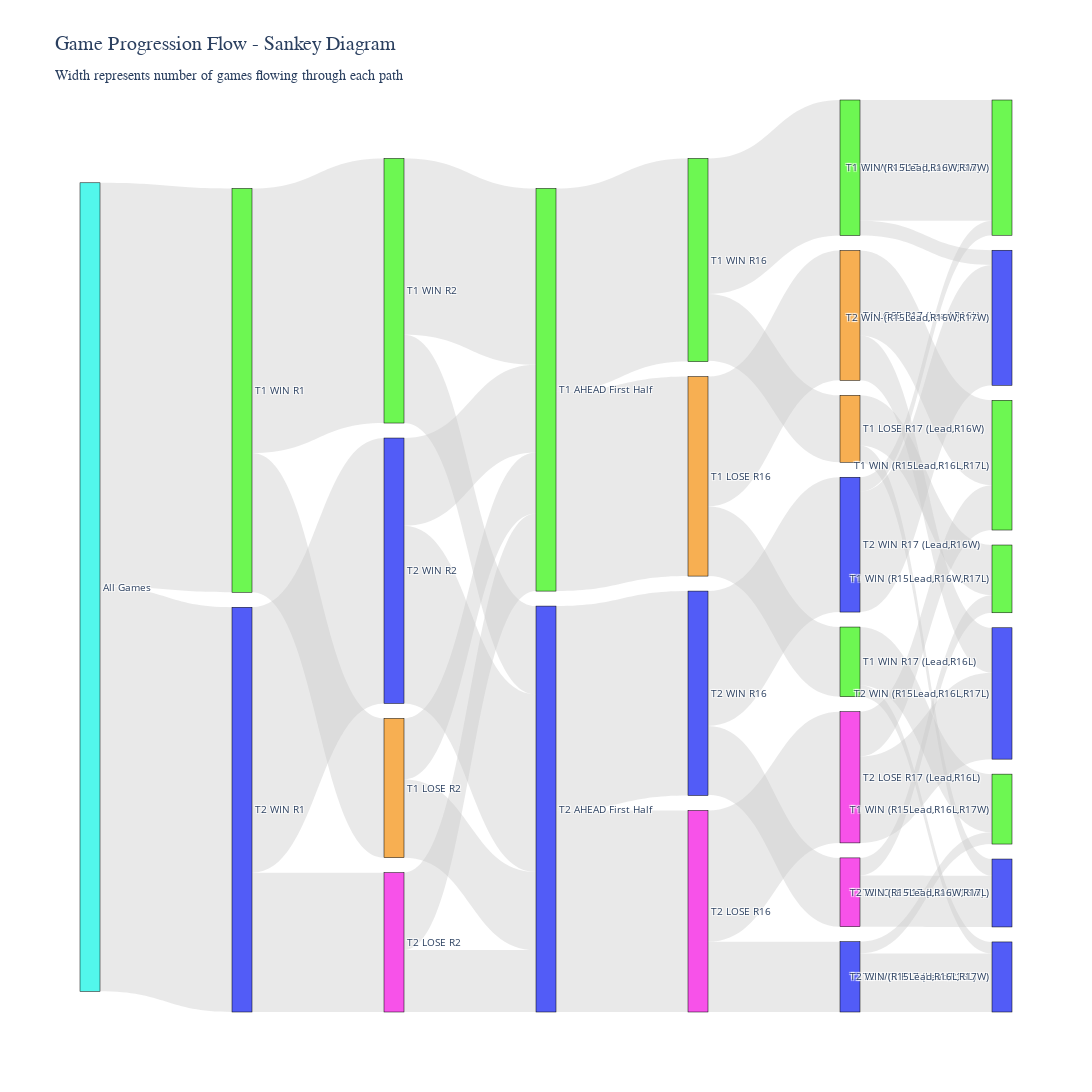

Source (notebook cell):
### Code cell
# ============================================================================
# SANKEY DIAGRAM - Interactive flow visualization
# ============================================================================

import plotly.graph_objects as go

def create_sankey_data():
    """Build Sankey diagram source/target/value arrays"""
    
    # Node labels (indexed)
    labels = [
        "All Games",  # 0
        
        # R1 level
        "T1 WIN R1", "T2 WIN R1",  # 1, 2
        
        # R2 level - T1 path
        "T1 WIN R2", "T1 LOSE R2",  # 3, 4
        # R2 level - T2 path
        "T2 WIN R2", "T2 LOSE R2",  # 5, 6
        
        # R15 level - T1 win
        "T1 AHEAD First Half",   # 7, 
        # R15 level - T2 loss
        "T2 AHEAD First Half",   # 8, 
        
        # R16 level - T1 paths (2 nodes)
        "T1 WIN R16", "T1 LOSE R16",  # 9, 10
        
        # R16 level - T2 paths (2 nodes)
        "T2 WIN R16", "T2 LOSE R16",  # 11, 12

        
        # R17 level - T1 paths (4 nodes)
        "T1 WIN R17 (Lead,R16W)", "T1 LOSE R17 (Lead,R16W)",  # 13, 14
        "T1 WIN R17 (Lead,R16L)", "T1 LOSE R17 (Lead,R16L)",  # 15, 16
        
        # R17 level - T2 paths (4 nodes)
        "T2 WIN R17 (Lead,R16W)", "T2 LOSE R17 (Lead,R16W)",  # 17, 18
        "T2 WIN R17 (Lead,R16L)", "T2 LOSE R17 (Lead,R16L)",  # 19, 20

        # Final outcomes - T1 (4 nodes)
        "T1 WIN (R15Lead,R16W,R17W)", #21
        "T1 WIN (R15Lead,R16W,R17L)", #22
        "T1 WIN (R15Lead,R16L,R17W)", #23
        "T1 WIN (R15Lead,R16L,R17L)", #24

        # Final outcomes - T2 (8 nodes)
        "T2 WIN (R15Lead,R16W,R17W)", #25
        "T2 WIN (R15Lead,R16W,R17L)", #26
        "T2 WIN (R15Lead,R16L,R17W)", #27
        "T2 WIN (R15Lead,R16L,R17L)", #28
    ]
    
    sources = []
    targets = []
    values = []
    
    # Root to R1
    sources.extend([0, 0])
    targets.extend([1, 2])
    values.extend([r1_counts['t1_wins'], r1_counts['t2_wins']])
    
    # R1 to R2
    sources.extend([1, 1, 2, 2])
    targets.extend([3, 4, 5, 6])
    values.extend(t1_r2_branches + t2_r2_branches)
    
    # R2 to R15 - Merge paths - Lead
    sources.extend([3, 3, 4, 4, 5, 5, 6, 6])
    targets.extend([7, 8, 7, 8, 8, 7, 8, 7])
    values.extend(t1r1w_t1r2w_r15 + t1r1w_t1r2l_r15 + t2r1w_t2r2w_r15 + t2r1w_t2r2l_r15)
    
    # R15 to R16 
    sources.extend([7, 7, 8, 8])
    targets.extend([9, 10, 11, 12])
    values.extend(t1_r16_branches + t2_r16_branches)
    
    # R16 to R17 - T1 paths
    sources.extend([9, 9, 10, 10])
    targets.extend([13, 14, 15, 16])
    values.extend(t1h1l_t1r16w_r17 + t1h1l_t1r16l_r17)

    # R16 to R17 - T2 paths
    sources.extend([11, 11, 12, 12])
    targets.extend([17, 18, 19, 20])
    values.extend(t2h1l_t2r16w_r17 + t2h1l_t2r16l_r17)
    
    # R17 to Final - T1 paths
    t1_r17_indices = [13, 13, 14, 14, 15, 15, 16, 16]
    t1_final_indices = [21, 25, 22, 26, 23, 27, 24, 28]
    sources.extend(t1_r17_indices)
    targets.extend(t1_final_indices)
    t1_final_values = [v for path_counts in t1_final_counts.values() for v in path_counts]
    values.extend(t1_final_values)
    
    # R16 to Final - T2 paths
    t2_r17_indices = [17, 17, 18, 18, 19, 19, 20, 20]
    t2_final_indices = [25, 21, 26, 22, 27, 23, 28, 24]
    sources.extend(t2_r17_indices)
    targets.extend(t2_final_indices)
    t2_final_values = [v for path_counts in t2_final_counts.values() for v in path_counts]
    values.extend(t2_final_values)
    
    return labels, sources, targets, values

# Create Sankey diagram
print("Building Sankey diagram...")
labels, sources, targets, values = create_sankey_data()

# Color scheme
node_colors = []
for label in labels:
    if "T1 WIN" in label or "T1 AHEAD" in label:
        node_colors.append("rgba(73, 245, 39, 0.8)")  # Green
    elif "T1 LOSE" in label or "T1 BEHIND" in label:
        node_colors.append("rgba(245, 155, 39, 0.8)")  # Orange
    elif "T2 WIN" in label or "T2 AHEAD" in label:
        node_colors.append("rgba(39, 52, 245, 0.8)")  # Blue
    elif "T2 LOSE" in label or "T2 BEHIND" in label:
        node_colors.append("rgba(245, 39, 228, 0.8)")  # Purple
    elif "All Games" in label or "T1" in label or "T2" in label:
        node_colors.append("rgba(39, 245, 232, 0.8)")  # Turquoise
    else:
        node_colors.append("rgba(223, 230, 233, 0.8)")  # Gray

fig = go.Figure(data=[go.Sankey(
    node=dict(
        pad=15,
        thickness=20,
        line=dict(color="black", width=0.5),
        label=labels,
        color=node_colors
    ),
    link=dict(
        source=sources,
        target=targets,
        value=values,
        color="rgba(200, 200, 200, 0.4)"
    )
)])

fig.update_layout(
    title=dict(
        text="Game Progression Flow - Sankey Diagram<br><sub>Width represents number of games flowing through each path</sub>",
        font=dict(size=20, family="Arial Black")
    ),
    font=dict(size=10),
    height=1200,
    width=1600,
)

fig.show()

print(f"✓ Sankey diagram complete with {len(labels)} nodes and {len(values)} flows")

# TODO: This graph can be improved. noteably, the last part is very chaotic. 
# Also potentially do not include category lose, instead only use t1 win/t2 win 
# and improve ordering of the bars (t1 top, t2 bottom)

### Figure 1 — Plotly figure (JSON) as saved in the notebook; plotly's stock layout.template omitted (floating-point values rounded to 4 significant figures)
{"data": [{"link": {"color": "rgba(200, 200, 200, 0.4)", "source": [0, 0, 1, 1, 2, 2, 3, 3, 4, 4, 5, 5, 6, 6, 7, 7, 8, 8, 9, 9, 10, 10, 11, 11, 12, 12, 13, 13, 14, 14, 15, 15, 16, 16, 17, 17, 18, 18, 19, 19, 20, 20], "target": [1, 2, 3, 4, 5, 6, 7, 8, 7, 8, 8, 7, 8, 7, 9, 10, 11, 12, 13, 14, 15, 16, 17, 18, 19, 20, 21, 25, 22, 26, 23, 27, 24, 28, 25, 21, 26, 22, 27, 23, 28, 24], "value": [44297, 44397, 29024, 15273, 29110, 15287, 19335, 9689, 6701, 8572, 19477, 9633, 6788, 8499, 22282, 21886, 22418, 22108, 14861, 7337, 7639, 14247, 14787, 7544, 7714, 14394, 13250, 1611, 5504, 1833, 6379, 1260, 9318, 4929, 13202, 1585, 5616, 1928, 6424, 1290, 9480, 4914]}, "node": {"color": ["rgba(39, 245, 232, 0.8)", "rgba(73, 245, 39, 0.8)", "rgba(39, 52, 245, 0.8)", "rgba(73, 245, 39, 0.8)", "rgba(245, 155, 39, 0.8)", "rgba(39, 52, 245, 0.8)", "rgba(245, 39, 228, 0.8)", "rgba(73, 245, 39, 0.8)", "rgba(39, 52, 245, 0.8)", "rgba(73, 245, 39, 0.8)", "rgba(245, 155, 39, 0.8)", "rgba(39, 52, 245, 0.8)", "rgba(245, 39, 228, 0.8)", "rgba(73, 245, 39, 0.8)", "rgba(245, 155, 39, 0.8)", "rgba(73, 245, 39, 0.8)", "rgba(245, 155, 39, 0.8)", "rgba(39, 52, 245, 0.8)", "rgba(245, 39, 228, 0.8)", "rgba(39, 52, 245, 0.8)", "rgba(245, 39, 228, 0.8)", "rgba(73, 245, 39, 0.8)", "rgba(73, 245, 39, 0.8)", "rgba(73, 245, 39, 0.8)", "rgba(73, 245, 39, 0.8)", "rgba(39, 52, 245, 0.8)", "rgba(39, 52, 245, 0.8)", "rgba(39, 52, 245, 0.8)", "rgba(39, 52, 245, 0.8)"], "label": ["All Games", "T1 WIN R1", "T2 WIN R1", "T1 WIN R2", "T1 LOSE R2", "T2 WIN R2", "T2 LOSE R2", "T1 AHEAD First Half", "T2 AHEAD First Half", "T1 WIN R16", "T1 LOSE R16", "T2 WIN R16", "T2 LOSE R16", "T1 WIN R17 (Lead,R16W)", "T1 LOSE R17 (Lead,R16W)", "T1 WIN R17 (Lead,R16L)", "T1 LOSE R17 (Lead,R16L)", "T2 WIN R17 (Lead,R16W)", "T2 LOSE R17 (Lead,R16W)", "T2 WIN R17 (Lead,R16L)", "T2 LOSE R17 (Lead,R16L)", "T1 WIN (R15Lead,R16W,R17W)", "T1 WIN (R15Lead,R16W,R17L)", "T1 WIN (R15Lead,R16L,R17W)", "T1 WIN (R15Lead,R16L,R17L)", "T2 WIN (R15Lead,R16W,R17W)", "T2 WIN (R15Lead,R16W,R17L)", "T2 WIN (R15Lead,R16L,R17W)", "T2 WIN (R15Lead,R16L,R17L)"], "line": {"color": "black", "width": 0.5}, "pad": 15, "thickness": 20}, "type": "sankey"}], "layout": {"font": {"size": 10}, "height": 1200, "title": {"font": {"family": "Arial Black", "size": 20}, "text": "Game Progression Flow - Sankey Diagram<br><sub>Width represents number of games flowing through each path</sub>"}, "width": 1600}}
